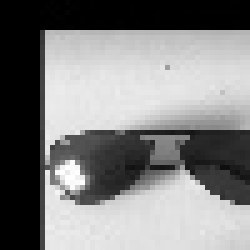
#> input picture IMG_5843.JPG, 50 x 50 px (shown 5 times larger)
$ python image_roatate.py
#> lines starting #> are read from the running program, lines starting #| are printed output that depends on the picture
#> further down, img is the input picture: shape (50, 50); min 0, max 255, mean 128.5
import cv2
import numpy as np

def rotateImage(image, angle):
#> called with angle = 270
  image_center = tuple(np.array(image.shape)/2)
#> image_center = (25, 25)
  rot_mat = cv2.getRotationMatrix2D(image_center,angle,1.0)
  result = cv2.warpAffine(image, rot_mat, image.shape,flags=cv2.INTER_LINEAR)
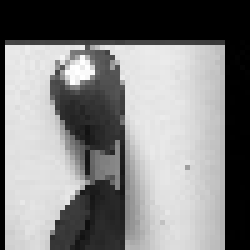
#> result: shape (50, 50) (shown 5 times larger); min 0, max 255, mean 128.5
  return result

img = cv2.imread('IMG_5843.JPG',cv2.IMREAD_GRAYSCALE)
resized_image = rotateImage(img,270)
resized_image = cv2.resize(resized_image,(50,50))
cv2.imwrite('IMG_5843.JPG',resized_image)
cv2.imshow('IMG_5846.JPG',resized_image)
cv2.waitKey(0)
cv2.destroyAllWindows()

$ run again, with neg/1001.jpg copied over IMG_5843.JPG
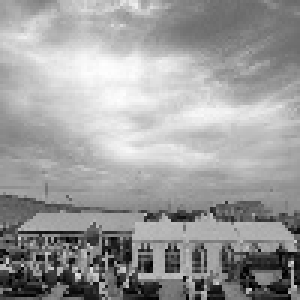
#> input picture neg/1001.jpg, 100 x 100 px (shown 3 times larger)
#> img is the input picture: shape (100, 100); min 0, max 254, mean 156.3
#> in rotateImage, `result = cv2.warpAffine(image, rot_mat, image.shape,flags=cv2.INTER_LI..`:
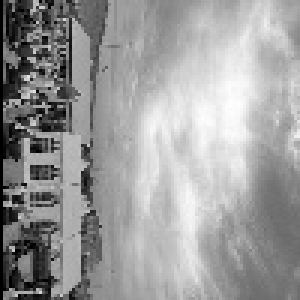
#> result: shape (100, 100) (shown 3 times larger); min 0, max 254, mean 154.8
#> `resized_image = cv2.resize(resized_image,(50,50))`:
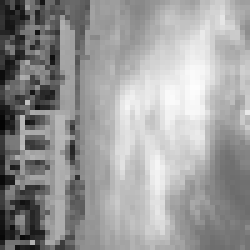
#> resized_image: shape (50, 50) (shown 5 times larger); min 4, max 253, mean 154.9
